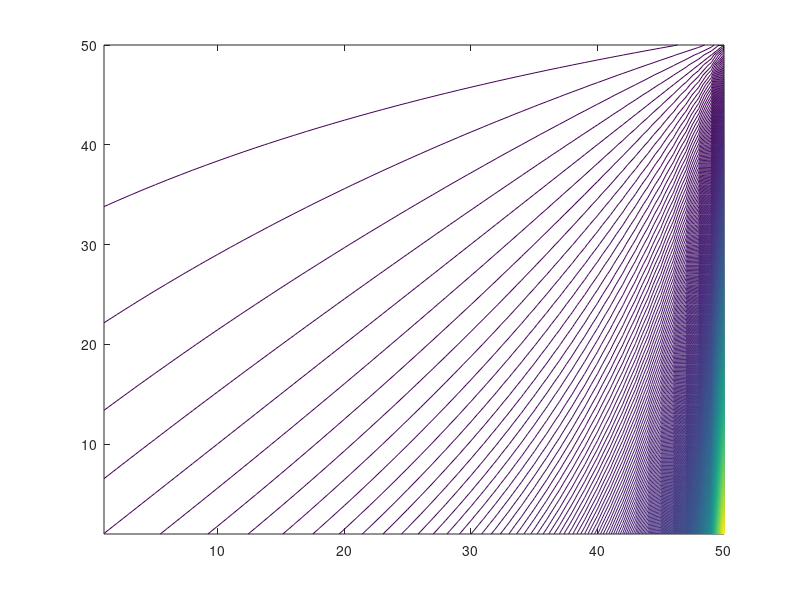

The MATLAB script that drew this image:
clear all
n = 50;
axV = linspace(0.5,0.99,n);
ayV = linspace(0.5,0.99,n);

for ix = 1:n
    for iy = 1:n
        ax = axV(ix);
        ay = ayV(iy);
        r(iy,ix) = (1-ay)/(1-ax)*(ax/ay);
    end
end
surf(axV,ayV,r)
contour(r,500)
